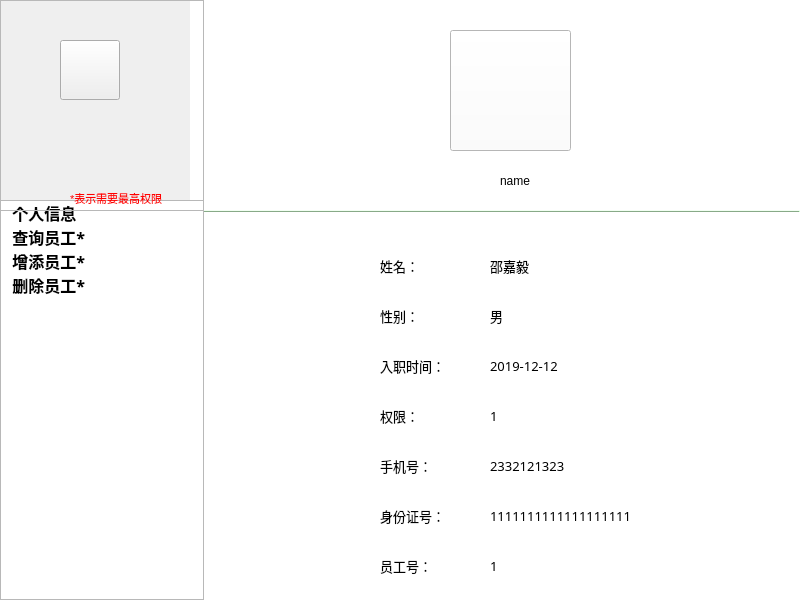
<?xml version="1.0" encoding="UTF-8"?>
<ui version="4.0">
 <class>MainWindow</class>
 <widget class="QMainWindow" name="MainWindow">
  <property name="geometry">
   <rect>
    <x>0</x>
    <y>0</y>
    <width>800</width>
    <height>600</height>
   </rect>
  </property>
  <property name="windowTitle">
   <string>MainWindow</string>
  </property>
  <property name="styleSheet">
   <string notr="true">QListWidget, QListView, QTreeWidget, QTreeView,QFrame {
    outline: 0px;
}
/*设置左侧选项的最小最大宽度,文字颜色和背景颜色*/
QListWidget {
    min-width: 200px;
    max-width: 200px;
    color: white;
	background-color:#2f4050
}
#head
{
background:white;
border-radius:30px;
}
#head_2
{
background:#CCFFCC;
border:1px solid;
border-color:#CCFFCC;
border-radius:60px;
}
#Search
{
border-radius:5px;
background:#293846;
border:0.5px solid;
border-color:white;

}
QListWidget::item
{
height:60;
background-color:#293846;
}
#frame
{
background-color:#2f4050

}
/*被选中时的背景颜色和左边框颜色*/
QListWidget::item:selected {
    background: rgb(52, 52, 52);
    border-left: 2px solid rgb(9, 187, 7);
}
/*鼠标悬停颜色*/
HistoryPanel::item:hover {
    background: rgb(52, 52, 52);
}
/*右侧的层叠窗口的背景颜色*/
QStackedWidget {
    background: white;
}
/*模拟的页面*/
#frame &gt; QLabel
{
color:white;
}
#frame_2
{
background-color:#CCFFCC;
}
#page_2 &gt; QLineEdit,QDateEdit
{
border-radius:5px;
background:#FFFFFF;
border:1px solid;
border-color:#6699CC;
}
#page_4 &gt; QLineEdit
{
border-radius:5px;
background:#FFFFFF;
border:1px solid;
border-color:#6699CC;
}
QLineEdit
{
border-radius:5px;
background:#FFFFFF;
border:1px solid;
border-color:#6699CC;
}


</string>
  </property>
  <widget class="QWidget" name="centralwidget">
   <widget class="QStackedWidget" name="stackedWidget">
    <property name="geometry">
     <rect>
      <x>190</x>
      <y>0</y>
      <width>611</width>
      <height>601</height>
     </rect>
    </property>
    <property name="styleSheet">
     <string notr="true">background-color:#FFFFFF
</string>
    </property>
    <property name="currentIndex">
     <number>0</number>
    </property>
    <widget class="QWidget" name="page">
     <widget class="QFrame" name="split">
      <property name="geometry">
       <rect>
        <x>10</x>
        <y>210</y>
        <width>600</width>
        <height>2</height>
       </rect>
      </property>
      <property name="styleSheet">
       <string notr="true">color:#CCFFCC;
border-color:#CCFFCC;
background-color:#CCFFCC</string>
      </property>
      <property name="frameShape">
       <enum>QFrame::HLine</enum>
      </property>
      <property name="frameShadow">
       <enum>QFrame::Raised</enum>
      </property>
     </widget>
     <widget class="QToolButton" name="head_2">
      <property name="geometry">
       <rect>
        <x>260</x>
        <y>30</y>
        <width>121</width>
        <height>121</height>
       </rect>
      </property>
      <property name="text">
       <string/>
      </property>
      <property name="icon">
       <iconset>
        <normaloff>../../../pictures/staff3.png</normaloff>../../../pictures/staff3.png</iconset>
      </property>
      <property name="iconSize">
       <size>
        <width>100</width>
        <height>100</height>
       </size>
      </property>
     </widget>
     <widget class="QLabel" name="label">
      <property name="geometry">
       <rect>
        <x>190</x>
        <y>240</y>
        <width>61</width>
        <height>51</height>
       </rect>
      </property>
      <property name="font">
       <font>
        <family>幼圆</family>
        <pointsize>10</pointsize>
       </font>
      </property>
      <property name="styleSheet">
       <string notr="true">background: transparent;
</string>
      </property>
      <property name="text">
       <string>姓名：</string>
      </property>
     </widget>
     <widget class="QLabel" name="label_3">
      <property name="geometry">
       <rect>
        <x>190</x>
        <y>290</y>
        <width>51</width>
        <height>51</height>
       </rect>
      </property>
      <property name="font">
       <font>
        <family>幼圆</family>
        <pointsize>10</pointsize>
       </font>
      </property>
      <property name="styleSheet">
       <string notr="true">background: transparent;
</string>
      </property>
      <property name="text">
       <string>性别：</string>
      </property>
     </widget>
     <widget class="QLabel" name="label_4">
      <property name="geometry">
       <rect>
        <x>190</x>
        <y>340</y>
        <width>71</width>
        <height>51</height>
       </rect>
      </property>
      <property name="font">
       <font>
        <family>幼圆</family>
        <pointsize>10</pointsize>
       </font>
      </property>
      <property name="styleSheet">
       <string notr="true">background: transparent;
</string>
      </property>
      <property name="text">
       <string>入职时间：</string>
      </property>
     </widget>
     <widget class="QLabel" name="label_5">
      <property name="geometry">
       <rect>
        <x>190</x>
        <y>390</y>
        <width>61</width>
        <height>51</height>
       </rect>
      </property>
      <property name="font">
       <font>
        <family>幼圆</family>
        <pointsize>10</pointsize>
       </font>
      </property>
      <property name="styleSheet">
       <string notr="true">background: transparent;
</string>
      </property>
      <property name="text">
       <string>权限：</string>
      </property>
     </widget>
     <widget class="QLabel" name="label_6">
      <property name="geometry">
       <rect>
        <x>190</x>
        <y>440</y>
        <width>71</width>
        <height>51</height>
       </rect>
      </property>
      <property name="font">
       <font>
        <family>幼圆</family>
        <pointsize>10</pointsize>
       </font>
      </property>
      <property name="styleSheet">
       <string notr="true">background: transparent;
</string>
      </property>
      <property name="text">
       <string>手机号：</string>
      </property>
     </widget>
     <widget class="QLabel" name="label_7">
      <property name="geometry">
       <rect>
        <x>190</x>
        <y>490</y>
        <width>81</width>
        <height>51</height>
       </rect>
      </property>
      <property name="font">
       <font>
        <family>幼圆</family>
        <pointsize>10</pointsize>
       </font>
      </property>
      <property name="styleSheet">
       <string notr="true">background: transparent;
</string>
      </property>
      <property name="text">
       <string>身份证号：</string>
      </property>
     </widget>
     <widget class="QLabel" name="sname">
      <property name="geometry">
       <rect>
        <x>300</x>
        <y>250</y>
        <width>131</width>
        <height>31</height>
       </rect>
      </property>
      <property name="font">
       <font>
        <family>幼圆</family>
        <pointsize>10</pointsize>
       </font>
      </property>
      <property name="styleSheet">
       <string notr="true">background: transparent;
</string>
      </property>
      <property name="text">
       <string>邵嘉毅</string>
      </property>
     </widget>
     <widget class="QLabel" name="ssex">
      <property name="geometry">
       <rect>
        <x>300</x>
        <y>300</y>
        <width>81</width>
        <height>31</height>
       </rect>
      </property>
      <property name="font">
       <font>
        <family>幼圆</family>
        <pointsize>10</pointsize>
       </font>
      </property>
      <property name="styleSheet">
       <string notr="true">background: transparent;
</string>
      </property>
      <property name="text">
       <string>男</string>
      </property>
     </widget>
     <widget class="QLabel" name="stime">
      <property name="geometry">
       <rect>
        <x>300</x>
        <y>350</y>
        <width>91</width>
        <height>31</height>
       </rect>
      </property>
      <property name="font">
       <font>
        <family>幼圆</family>
        <pointsize>10</pointsize>
       </font>
      </property>
      <property name="styleSheet">
       <string notr="true">background: transparent;
</string>
      </property>
      <property name="text">
       <string>2019-12-12</string>
      </property>
     </widget>
     <widget class="QLabel" name="srole">
      <property name="geometry">
       <rect>
        <x>300</x>
        <y>400</y>
        <width>81</width>
        <height>31</height>
       </rect>
      </property>
      <property name="font">
       <font>
        <family>幼圆</family>
        <pointsize>10</pointsize>
       </font>
      </property>
      <property name="styleSheet">
       <string notr="true">background: transparent;
</string>
      </property>
      <property name="text">
       <string>1</string>
      </property>
     </widget>
     <widget class="QLabel" name="sphone">
      <property name="geometry">
       <rect>
        <x>300</x>
        <y>450</y>
        <width>141</width>
        <height>31</height>
       </rect>
      </property>
      <property name="font">
       <font>
        <family>幼圆</family>
        <pointsize>10</pointsize>
       </font>
      </property>
      <property name="styleSheet">
       <string notr="true">background: transparent;
</string>
      </property>
      <property name="text">
       <string>2332121323</string>
      </property>
     </widget>
     <widget class="QLabel" name="sidcard">
      <property name="geometry">
       <rect>
        <x>300</x>
        <y>500</y>
        <width>181</width>
        <height>31</height>
       </rect>
      </property>
      <property name="font">
       <font>
        <family>幼圆</family>
        <pointsize>10</pointsize>
       </font>
      </property>
      <property name="styleSheet">
       <string notr="true">background: transparent;
</string>
      </property>
      <property name="text">
       <string>1111111111111111111</string>
      </property>
     </widget>
     <widget class="QLabel" name="label_8">
      <property name="geometry">
       <rect>
        <x>190</x>
        <y>540</y>
        <width>81</width>
        <height>51</height>
       </rect>
      </property>
      <property name="font">
       <font>
        <family>幼圆</family>
        <pointsize>10</pointsize>
       </font>
      </property>
      <property name="styleSheet">
       <string notr="true">background: transparent;
</string>
      </property>
      <property name="text">
       <string>员工号：</string>
      </property>
     </widget>
     <widget class="QLabel" name="sidcard_2">
      <property name="geometry">
       <rect>
        <x>300</x>
        <y>550</y>
        <width>181</width>
        <height>31</height>
       </rect>
      </property>
      <property name="font">
       <font>
        <family>幼圆</family>
        <pointsize>10</pointsize>
       </font>
      </property>
      <property name="styleSheet">
       <string notr="true">background: transparent;
</string>
      </property>
      <property name="text">
       <string>1</string>
      </property>
     </widget>
     <widget class="QLabel" name="label_22">
      <property name="geometry">
       <rect>
        <x>10</x>
        <y>-20</y>
        <width>611</width>
        <height>621</height>
       </rect>
      </property>
      <property name="text">
       <string/>
      </property>
      <property name="pixmap">
       <pixmap resource="C:/Users/Lenovo/Desktop/pic.qrc">:/pictures/D:/pictures/anotherbg.png</pixmap>
      </property>
      <property name="scaledContents">
       <bool>true</bool>
      </property>
     </widget>
     <widget class="QLabel" name="label_27">
      <property name="geometry">
       <rect>
        <x>310</x>
        <y>170</y>
        <width>61</width>
        <height>21</height>
       </rect>
      </property>
      <property name="styleSheet">
       <string notr="true">background: transparent;
</string>
      </property>
      <property name="text">
       <string>name</string>
      </property>
     </widget>
     <zorder>label_22</zorder>
     <zorder>split</zorder>
     <zorder>head_2</zorder>
     <zorder>label</zorder>
     <zorder>label_3</zorder>
     <zorder>label_4</zorder>
     <zorder>label_5</zorder>
     <zorder>label_6</zorder>
     <zorder>label_7</zorder>
     <zorder>sname</zorder>
     <zorder>ssex</zorder>
     <zorder>stime</zorder>
     <zorder>srole</zorder>
     <zorder>sphone</zorder>
     <zorder>sidcard</zorder>
     <zorder>label_8</zorder>
     <zorder>sidcard_2</zorder>
     <zorder>label_27</zorder>
    </widget>
    <widget class="QWidget" name="page_3">
     <widget class="QTableWidget" name="searchTable">
      <property name="geometry">
       <rect>
        <x>0</x>
        <y>240</y>
        <width>611</width>
        <height>361</height>
       </rect>
      </property>
      <property name="styleSheet">
       <string notr="true"/>
      </property>
      <column>
       <property name="text">
        <string>员工编号</string>
       </property>
      </column>
      <column>
       <property name="text">
        <string>姓名</string>
       </property>
      </column>
      <column>
       <property name="text">
        <string>性别</string>
       </property>
      </column>
      <column>
       <property name="text">
        <string>登记入职时间</string>
       </property>
      </column>
      <column>
       <property name="text">
        <string>账户名</string>
       </property>
      </column>
      <column>
       <property name="text">
        <string>密码</string>
       </property>
      </column>
      <column>
       <property name="text">
        <string>权限</string>
       </property>
      </column>
      <column>
       <property name="text">
        <string>身份证号</string>
       </property>
      </column>
      <column>
       <property name="text">
        <string>手机号</string>
       </property>
      </column>
     </widget>
     <widget class="QFrame" name="frame_2">
      <property name="geometry">
       <rect>
        <x>10</x>
        <y>30</y>
        <width>611</width>
        <height>211</height>
       </rect>
      </property>
      <property name="styleSheet">
       <string notr="true">background-color:rgb(255, 249, 246)</string>
      </property>
      <property name="frameShape">
       <enum>QFrame::StyledPanel</enum>
      </property>
      <property name="frameShadow">
       <enum>QFrame::Raised</enum>
      </property>
      <widget class="QLineEdit" name="searchName">
       <property name="geometry">
        <rect>
         <x>40</x>
         <y>30</y>
         <width>181</width>
         <height>41</height>
        </rect>
       </property>
       <property name="styleSheet">
        <string notr="true">border-radius:10px;
background:#FFFFFF;
border:1px solid;
border-color:#CCCCFF;
</string>
       </property>
       <property name="placeholderText">
        <string>搜索员工姓名</string>
       </property>
      </widget>
      <widget class="QToolButton" name="searchNB">
       <property name="geometry">
        <rect>
         <x>250</x>
         <y>60</y>
         <width>31</width>
         <height>51</height>
        </rect>
       </property>
       <property name="styleSheet">
        <string notr="true">background-color:rgb(255, 249, 246);
border:0px;

border-radius:5px</string>
       </property>
       <property name="text">
        <string/>
       </property>
       <property name="icon">
        <iconset>
         <normaloff>../../../pictures/search.png</normaloff>../../../pictures/search.png</iconset>
       </property>
       <property name="iconSize">
        <size>
         <width>22</width>
         <height>22</height>
        </size>
       </property>
       <property name="toolButtonStyle">
        <enum>Qt::ToolButtonTextBesideIcon</enum>
       </property>
      </widget>
      <widget class="QLabel" name="label_74">
       <property name="geometry">
        <rect>
         <x>310</x>
         <y>149</y>
         <width>101</width>
         <height>40</height>
        </rect>
       </property>
       <property name="styleSheet">
        <string notr="true">font: 9pt &quot;FontAwesome&quot;;</string>
       </property>
       <property name="text">
        <string>选中部分修改为：</string>
       </property>
      </widget>
      <widget class="QLineEdit" name="modifyvalue">
       <property name="geometry">
        <rect>
         <x>420</x>
         <y>160</y>
         <width>111</width>
         <height>21</height>
        </rect>
       </property>
       <property name="styleSheet">
        <string notr="true">border-radius:5px</string>
       </property>
       <property name="text">
        <string/>
       </property>
       <property name="placeholderText">
        <string>修改值</string>
       </property>
      </widget>
      <widget class="QPushButton" name="commitTableModify">
       <property name="geometry">
        <rect>
         <x>60</x>
         <y>150</y>
         <width>121</width>
         <height>31</height>
        </rect>
       </property>
       <property name="styleSheet">
        <string notr="true">#commitTableModify{background:rgb(85, 170, 255);
border-radius:8px}
#commitTableModify:hover
{
background:#CCFF99
}</string>
       </property>
       <property name="text">
        <string>确认修改</string>
       </property>
      </widget>
      <widget class="QLabel" name="label_78">
       <property name="geometry">
        <rect>
         <x>340</x>
         <y>120</y>
         <width>231</width>
         <height>21</height>
        </rect>
       </property>
       <property name="font">
        <font>
         <pointsize>8</pointsize>
        </font>
       </property>
       <property name="text">
        <string>*选中表格内可以进行修改和删除操作</string>
       </property>
      </widget>
      <widget class="QPushButton" name="commitTableDel">
       <property name="geometry">
        <rect>
         <x>60</x>
         <y>100</y>
         <width>121</width>
         <height>31</height>
        </rect>
       </property>
       <property name="styleSheet">
        <string notr="true">#commitTableDel{background:rgb(85, 170, 255);
border-radius:8px}
#commitTableDel:hover
{
background:#CCFF99
}</string>
       </property>
       <property name="text">
        <string>确认删除</string>
       </property>
      </widget>
     </widget>
     <widget class="QFrame" name="split_3">
      <property name="geometry">
       <rect>
        <x>10</x>
        <y>30</y>
        <width>600</width>
        <height>2</height>
       </rect>
      </property>
      <property name="styleSheet">
       <string notr="true">color:#CCFFCC;
border-color:#CCFFCC;
background-color:#CCFFCC</string>
      </property>
      <property name="frameShape">
       <enum>QFrame::HLine</enum>
      </property>
      <property name="frameShadow">
       <enum>QFrame::Raised</enum>
      </property>
     </widget>
     <widget class="QToolButton" name="toolButton_2">
      <property name="geometry">
       <rect>
        <x>20</x>
        <y>0</y>
        <width>101</width>
        <height>31</height>
       </rect>
      </property>
      <property name="font">
       <font>
        <family>FontAwesome</family>
        <pointsize>10</pointsize>
        <weight>75</weight>
        <bold>true</bold>
       </font>
      </property>
      <property name="styleSheet">
       <string notr="true">border:none</string>
      </property>
      <property name="text">
       <string>查询员工</string>
      </property>
      <property name="icon">
       <iconset>
        <normaloff>../../../pictures/search1.png</normaloff>../../../pictures/search1.png</iconset>
      </property>
      <property name="toolButtonStyle">
       <enum>Qt::ToolButtonTextBesideIcon</enum>
      </property>
     </widget>
     <widget class="Line" name="line">
      <property name="geometry">
       <rect>
        <x>10</x>
        <y>230</y>
        <width>601</width>
        <height>16</height>
       </rect>
      </property>
      <property name="orientation">
       <enum>Qt::Horizontal</enum>
      </property>
     </widget>
    </widget>
    <widget class="QWidget" name="page_2">
     <widget class="QLabel" name="label_9">
      <property name="geometry">
       <rect>
        <x>100</x>
        <y>60</y>
        <width>101</width>
        <height>40</height>
       </rect>
      </property>
      <property name="styleSheet">
       <string notr="true">font: 9pt &quot;FontAwesome&quot;;
background: transparent;
</string>
      </property>
      <property name="text">
       <string>员工编号：</string>
      </property>
     </widget>
     <widget class="QFrame" name="split_2">
      <property name="geometry">
       <rect>
        <x>10</x>
        <y>30</y>
        <width>600</width>
        <height>2</height>
       </rect>
      </property>
      <property name="styleSheet">
       <string notr="true">color:#CCFFCC;
border-color:#CCFFCC;
background-color:#CCFFCC</string>
      </property>
      <property name="frameShape">
       <enum>QFrame::HLine</enum>
      </property>
      <property name="frameShadow">
       <enum>QFrame::Raised</enum>
      </property>
     </widget>
     <widget class="QLabel" name="label_10">
      <property name="geometry">
       <rect>
        <x>100</x>
        <y>260</y>
        <width>101</width>
        <height>41</height>
       </rect>
      </property>
      <property name="styleSheet">
       <string notr="true">font: 9pt &quot;FontAwesome&quot;;background: transparent;
</string>
      </property>
      <property name="text">
       <string>账户名：</string>
      </property>
     </widget>
     <widget class="QLabel" name="label_11">
      <property name="geometry">
       <rect>
        <x>100</x>
        <y>110</y>
        <width>101</width>
        <height>41</height>
       </rect>
      </property>
      <property name="styleSheet">
       <string notr="true">font: 9pt &quot;FontAwesome&quot;;
background: transparent;
</string>
      </property>
      <property name="text">
       <string>员工姓名：</string>
      </property>
     </widget>
     <widget class="QLabel" name="label_12">
      <property name="geometry">
       <rect>
        <x>100</x>
        <y>310</y>
        <width>101</width>
        <height>41</height>
       </rect>
      </property>
      <property name="styleSheet">
       <string notr="true">font: 9pt &quot;FontAwesome&quot;;background: transparent;
</string>
      </property>
      <property name="text">
       <string>密码:</string>
      </property>
     </widget>
     <widget class="QLabel" name="label_13">
      <property name="geometry">
       <rect>
        <x>100</x>
        <y>160</y>
        <width>101</width>
        <height>41</height>
       </rect>
      </property>
      <property name="styleSheet">
       <string notr="true">font: 9pt &quot;FontAwesome&quot;;background: transparent;
</string>
      </property>
      <property name="text">
       <string>员工性别：</string>
      </property>
     </widget>
     <widget class="QLabel" name="label_14">
      <property name="geometry">
       <rect>
        <x>100</x>
        <y>360</y>
        <width>101</width>
        <height>41</height>
       </rect>
      </property>
      <property name="styleSheet">
       <string notr="true">font: 9pt &quot;FontAwesome&quot;;background: transparent;
</string>
      </property>
      <property name="text">
       <string>权限：</string>
      </property>
     </widget>
     <widget class="QLabel" name="label_15">
      <property name="geometry">
       <rect>
        <x>100</x>
        <y>210</y>
        <width>101</width>
        <height>41</height>
       </rect>
      </property>
      <property name="styleSheet">
       <string notr="true">font: 9pt &quot;FontAwesome&quot;;background: transparent;
</string>
      </property>
      <property name="text">
       <string>登记入职时间：</string>
      </property>
     </widget>
     <widget class="QLabel" name="label_16">
      <property name="geometry">
       <rect>
        <x>100</x>
        <y>410</y>
        <width>101</width>
        <height>41</height>
       </rect>
      </property>
      <property name="styleSheet">
       <string notr="true">font: 9pt &quot;FontAwesome&quot;;background: transparent;
</string>
      </property>
      <property name="text">
       <string>身份证：</string>
      </property>
     </widget>
     <widget class="QLabel" name="label_17">
      <property name="geometry">
       <rect>
        <x>100</x>
        <y>460</y>
        <width>101</width>
        <height>41</height>
       </rect>
      </property>
      <property name="styleSheet">
       <string notr="true">font: 9pt &quot;FontAwesome&quot;;background: transparent;
</string>
      </property>
      <property name="text">
       <string>手机号：</string>
      </property>
     </widget>
     <widget class="QLineEdit" name="inputsid">
      <property name="geometry">
       <rect>
        <x>220</x>
        <y>70</y>
        <width>221</width>
        <height>21</height>
       </rect>
      </property>
      <property name="placeholderText">
       <string>编号</string>
      </property>
     </widget>
     <widget class="QLineEdit" name="inputname">
      <property name="geometry">
       <rect>
        <x>220</x>
        <y>120</y>
        <width>221</width>
        <height>21</height>
       </rect>
      </property>
      <property name="placeholderText">
       <string>姓名</string>
      </property>
     </widget>
     <widget class="QLineEdit" name="inputuser">
      <property name="geometry">
       <rect>
        <x>220</x>
        <y>270</y>
        <width>221</width>
        <height>21</height>
       </rect>
      </property>
      <property name="placeholderText">
       <string>账号名</string>
      </property>
     </widget>
     <widget class="QLineEdit" name="inputpwd">
      <property name="geometry">
       <rect>
        <x>220</x>
        <y>320</y>
        <width>221</width>
        <height>21</height>
       </rect>
      </property>
      <property name="placeholderText">
       <string>密码</string>
      </property>
     </widget>
     <widget class="QLineEdit" name="inputrole">
      <property name="geometry">
       <rect>
        <x>220</x>
        <y>370</y>
        <width>221</width>
        <height>21</height>
       </rect>
      </property>
      <property name="placeholderText">
       <string>权限</string>
      </property>
     </widget>
     <widget class="QLineEdit" name="inputidcard">
      <property name="geometry">
       <rect>
        <x>220</x>
        <y>420</y>
        <width>221</width>
        <height>21</height>
       </rect>
      </property>
      <property name="placeholderText">
       <string>身份证</string>
      </property>
     </widget>
     <widget class="QLineEdit" name="inputphone">
      <property name="geometry">
       <rect>
        <x>220</x>
        <y>470</y>
        <width>221</width>
        <height>21</height>
       </rect>
      </property>
      <property name="placeholderText">
       <string>手机号</string>
      </property>
     </widget>
     <widget class="QToolButton" name="toolButton_3">
      <property name="geometry">
       <rect>
        <x>20</x>
        <y>0</y>
        <width>111</width>
        <height>31</height>
       </rect>
      </property>
      <property name="font">
       <font>
        <family>FontAwesome</family>
        <pointsize>10</pointsize>
        <weight>75</weight>
        <bold>true</bold>
       </font>
      </property>
      <property name="styleSheet">
       <string notr="true">border:none
</string>
      </property>
      <property name="text">
       <string>增添员工</string>
      </property>
      <property name="icon">
       <iconset>
        <normaloff>../../../pictures/insert.png</normaloff>../../../pictures/insert.png</iconset>
      </property>
      <property name="toolButtonStyle">
       <enum>Qt::ToolButtonTextBesideIcon</enum>
      </property>
     </widget>
     <widget class="QPushButton" name="commitAdd">
      <property name="geometry">
       <rect>
        <x>200</x>
        <y>530</y>
        <width>211</width>
        <height>31</height>
       </rect>
      </property>
      <property name="styleSheet">
       <string notr="true">#commitAdd{background:rgb(85, 170, 255);
border-radius:8px}
#commitAdd:hover
{
background:#CCFF99
}</string>
      </property>
      <property name="text">
       <string>确认录入</string>
      </property>
     </widget>
     <widget class="QDateEdit" name="inputdate">
      <property name="geometry">
       <rect>
        <x>220</x>
        <y>220</y>
        <width>221</width>
        <height>22</height>
       </rect>
      </property>
      <property name="dateTime">
       <datetime>
        <hour>0</hour>
        <minute>0</minute>
        <second>0</second>
        <year>2020</year>
        <month>1</month>
        <day>1</day>
       </datetime>
      </property>
     </widget>
     <widget class="QRadioButton" name="inputfemale">
      <property name="geometry">
       <rect>
        <x>320</x>
        <y>170</y>
        <width>115</width>
        <height>19</height>
       </rect>
      </property>
      <property name="styleSheet">
       <string notr="true">background: transparent;
</string>
      </property>
      <property name="text">
       <string>女</string>
      </property>
     </widget>
     <widget class="QRadioButton" name="inputmale">
      <property name="geometry">
       <rect>
        <x>220</x>
        <y>170</y>
        <width>81</width>
        <height>19</height>
       </rect>
      </property>
      <property name="styleSheet">
       <string notr="true">background: transparent;
</string>
      </property>
      <property name="text">
       <string>男</string>
      </property>
     </widget>
     <widget class="QLabel" name="label_23">
      <property name="geometry">
       <rect>
        <x>13</x>
        <y>1</y>
        <width>601</width>
        <height>601</height>
       </rect>
      </property>
      <property name="text">
       <string/>
      </property>
      <property name="pixmap">
       <pixmap resource="C:/Users/Lenovo/Desktop/pic.qrc">:/pictures/D:/pictures/anotherbg.png</pixmap>
      </property>
      <property name="scaledContents">
       <bool>true</bool>
      </property>
     </widget>
     <zorder>label_23</zorder>
     <zorder>label_9</zorder>
     <zorder>split_2</zorder>
     <zorder>label_10</zorder>
     <zorder>label_11</zorder>
     <zorder>label_12</zorder>
     <zorder>label_13</zorder>
     <zorder>label_14</zorder>
     <zorder>label_15</zorder>
     <zorder>label_16</zorder>
     <zorder>label_17</zorder>
     <zorder>inputsid</zorder>
     <zorder>inputname</zorder>
     <zorder>inputuser</zorder>
     <zorder>inputpwd</zorder>
     <zorder>inputrole</zorder>
     <zorder>inputidcard</zorder>
     <zorder>inputphone</zorder>
     <zorder>toolButton_3</zorder>
     <zorder>commitAdd</zorder>
     <zorder>inputdate</zorder>
     <zorder>inputfemale</zorder>
     <zorder>inputmale</zorder>
    </widget>
    <widget class="QWidget" name="page_4">
     <widget class="QFrame" name="split_4">
      <property name="geometry">
       <rect>
        <x>10</x>
        <y>30</y>
        <width>600</width>
        <height>2</height>
       </rect>
      </property>
      <property name="styleSheet">
       <string notr="true">color:#CCFFCC;
border-color:#CCFFCC;
background-color:#CCFFCC</string>
      </property>
      <property name="frameShape">
       <enum>QFrame::HLine</enum>
      </property>
      <property name="frameShadow">
       <enum>QFrame::Raised</enum>
      </property>
     </widget>
     <widget class="QToolButton" name="toolButton_4">
      <property name="geometry">
       <rect>
        <x>20</x>
        <y>0</y>
        <width>111</width>
        <height>31</height>
       </rect>
      </property>
      <property name="font">
       <font>
        <family>FontAwesome</family>
        <pointsize>10</pointsize>
        <weight>75</weight>
        <bold>true</bold>
       </font>
      </property>
      <property name="styleSheet">
       <string notr="true">border:none
</string>
      </property>
      <property name="text">
       <string>删除员工</string>
      </property>
      <property name="icon">
       <iconset>
        <normaloff>../../../pictures/delete.png</normaloff>../../../pictures/delete.png</iconset>
      </property>
      <property name="toolButtonStyle">
       <enum>Qt::ToolButtonTextBesideIcon</enum>
      </property>
     </widget>
     <widget class="QTableWidget" name="deleteTable">
      <property name="geometry">
       <rect>
        <x>10</x>
        <y>260</y>
        <width>601</width>
        <height>341</height>
       </rect>
      </property>
      <property name="styleSheet">
       <string notr="true"/>
      </property>
      <column>
       <property name="text">
        <string>员工编号</string>
       </property>
      </column>
      <column>
       <property name="text">
        <string>姓名</string>
       </property>
      </column>
      <column>
       <property name="text">
        <string>性别</string>
       </property>
      </column>
      <column>
       <property name="text">
        <string>登记入职时间</string>
       </property>
      </column>
      <column>
       <property name="text">
        <string>账户名</string>
       </property>
      </column>
      <column>
       <property name="text">
        <string>密码</string>
       </property>
      </column>
      <column>
       <property name="text">
        <string>权限</string>
       </property>
      </column>
      <column>
       <property name="text">
        <string>身份证号</string>
       </property>
      </column>
      <column>
       <property name="text">
        <string>手机号</string>
       </property>
      </column>
     </widget>
     <widget class="QLineEdit" name="desid">
      <property name="geometry">
       <rect>
        <x>250</x>
        <y>90</y>
        <width>221</width>
        <height>21</height>
       </rect>
      </property>
      <property name="placeholderText">
       <string>编号</string>
      </property>
     </widget>
     <widget class="QLabel" name="label_18">
      <property name="geometry">
       <rect>
        <x>150</x>
        <y>80</y>
        <width>91</width>
        <height>40</height>
       </rect>
      </property>
      <property name="styleSheet">
       <string notr="true">font: 9pt &quot;FontAwesome&quot;;background: transparent;
</string>
      </property>
      <property name="text">
       <string>员工编号：</string>
      </property>
     </widget>
     <widget class="QLineEdit" name="dename">
      <property name="geometry">
       <rect>
        <x>250</x>
        <y>130</y>
        <width>221</width>
        <height>21</height>
       </rect>
      </property>
      <property name="placeholderText">
       <string>姓名</string>
      </property>
     </widget>
     <widget class="QLabel" name="label_19">
      <property name="geometry">
       <rect>
        <x>150</x>
        <y>120</y>
        <width>91</width>
        <height>41</height>
       </rect>
      </property>
      <property name="styleSheet">
       <string notr="true">font: 9pt &quot;FontAwesome&quot;;background: transparent;
</string>
      </property>
      <property name="text">
       <string>员工姓名：</string>
      </property>
     </widget>
     <widget class="QLineEdit" name="deidcard">
      <property name="geometry">
       <rect>
        <x>250</x>
        <y>170</y>
        <width>221</width>
        <height>21</height>
       </rect>
      </property>
      <property name="placeholderText">
       <string>身份证</string>
      </property>
     </widget>
     <widget class="QLabel" name="label_20">
      <property name="geometry">
       <rect>
        <x>150</x>
        <y>160</y>
        <width>81</width>
        <height>41</height>
       </rect>
      </property>
      <property name="styleSheet">
       <string notr="true">font: 9pt &quot;FontAwesome&quot;;background: transparent;
</string>
      </property>
      <property name="text">
       <string>身份证：</string>
      </property>
     </widget>
     <widget class="QPushButton" name="commitDe">
      <property name="geometry">
       <rect>
        <x>240</x>
        <y>210</y>
        <width>93</width>
        <height>28</height>
       </rect>
      </property>
      <property name="styleSheet">
       <string notr="true">#commitDe{background:rgb(85, 170, 255);
border-radius:8px}
#commitDe:hover
{
background:#CCFF99
}</string>
      </property>
      <property name="text">
       <string>确认删除</string>
      </property>
     </widget>
     <widget class="QLabel" name="label_21">
      <property name="geometry">
       <rect>
        <x>210</x>
        <y>35</y>
        <width>211</width>
        <height>31</height>
       </rect>
      </property>
      <property name="font">
       <font>
        <family>FontAwesome</family>
        <pointsize>12</pointsize>
        <weight>50</weight>
        <bold>false</bold>
       </font>
      </property>
      <property name="styleSheet">
       <string notr="true">background: transparent;
</string>
      </property>
      <property name="text">
       <string>选择要删除的员工:</string>
      </property>
     </widget>
     <widget class="QLabel" name="label_24">
      <property name="geometry">
       <rect>
        <x>13</x>
        <y>1</y>
        <width>211</width>
        <height>261</height>
       </rect>
      </property>
      <property name="text">
       <string/>
      </property>
      <property name="pixmap">
       <pixmap>references/pictures/anotherbg.png</pixmap>
      </property>
      <property name="scaledContents">
       <bool>true</bool>
      </property>
     </widget>
     <widget class="QLabel" name="label_25">
      <property name="geometry">
       <rect>
        <x>220</x>
        <y>0</y>
        <width>211</width>
        <height>261</height>
       </rect>
      </property>
      <property name="text">
       <string/>
      </property>
      <property name="pixmap">
       <pixmap>references/pictures/anotherbg.png</pixmap>
      </property>
      <property name="scaledContents">
       <bool>true</bool>
      </property>
     </widget>
     <widget class="QLabel" name="label_26">
      <property name="geometry">
       <rect>
        <x>420</x>
        <y>0</y>
        <width>211</width>
        <height>261</height>
       </rect>
      </property>
      <property name="text">
       <string/>
      </property>
      <property name="pixmap">
       <pixmap>references/pictures/anotherbg.png</pixmap>
      </property>
      <property name="scaledContents">
       <bool>true</bool>
      </property>
     </widget>
     <zorder>label_26</zorder>
     <zorder>label_25</zorder>
     <zorder>label_24</zorder>
     <zorder>split_4</zorder>
     <zorder>toolButton_4</zorder>
     <zorder>deleteTable</zorder>
     <zorder>desid</zorder>
     <zorder>label_18</zorder>
     <zorder>dename</zorder>
     <zorder>label_19</zorder>
     <zorder>deidcard</zorder>
     <zorder>label_20</zorder>
     <zorder>commitDe</zorder>
     <zorder>label_21</zorder>
    </widget>
   </widget>
   <widget class="QListWidget" name="listWidget">
    <property name="geometry">
     <rect>
      <x>0</x>
      <y>200</y>
      <width>204</width>
      <height>400</height>
     </rect>
    </property>
    <property name="itemAlignment">
     <set>Qt::AlignCenter</set>
    </property>
    <item>
     <property name="text">
      <string>  个人信息</string>
     </property>
     <property name="font">
      <font>
       <family>FontAwesome</family>
       <pointsize>12</pointsize>
       <weight>75</weight>
       <bold>true</bold>
      </font>
     </property>
     <property name="icon">
      <iconset>
       <normaloff>../../../pictures/staff5.png</normaloff>../../../pictures/staff5.png</iconset>
     </property>
    </item>
    <item>
     <property name="text">
      <string>  查询员工*</string>
     </property>
     <property name="font">
      <font>
       <family>FontAwesome</family>
       <pointsize>12</pointsize>
       <weight>75</weight>
       <bold>true</bold>
      </font>
     </property>
     <property name="icon">
      <iconset>
       <normaloff>../../../pictures/staff2.png</normaloff>../../../pictures/staff2.png</iconset>
     </property>
    </item>
    <item>
     <property name="text">
      <string>  增添员工*</string>
     </property>
     <property name="font">
      <font>
       <family>FontAwesome</family>
       <pointsize>12</pointsize>
       <weight>75</weight>
       <bold>true</bold>
      </font>
     </property>
     <property name="icon">
      <iconset>
       <normaloff>../../../pictures/staff4.png</normaloff>../../../pictures/staff4.png</iconset>
     </property>
    </item>
    <item>
     <property name="text">
      <string>  删除员工*</string>
     </property>
     <property name="font">
      <font>
       <family>FontAwesome</family>
       <pointsize>12</pointsize>
       <weight>75</weight>
       <bold>true</bold>
      </font>
     </property>
     <property name="icon">
      <iconset>
       <normaloff>../../../pictures/staff5.png</normaloff>../../../pictures/staff5.png</iconset>
     </property>
    </item>
   </widget>
   <widget class="QFrame" name="frame">
    <property name="geometry">
     <rect>
      <x>0</x>
      <y>0</y>
      <width>204</width>
      <height>211</height>
     </rect>
    </property>
    <property name="frameShape">
     <enum>QFrame::StyledPanel</enum>
    </property>
    <property name="frameShadow">
     <enum>QFrame::Raised</enum>
    </property>
    <widget class="QToolButton" name="head">
     <property name="geometry">
      <rect>
       <x>60</x>
       <y>40</y>
       <width>60</width>
       <height>60</height>
      </rect>
     </property>
     <property name="text">
      <string/>
     </property>
     <property name="icon">
      <iconset>
       <normaloff>../../../pictures/staff3.png</normaloff>../../../pictures/staff3.png</iconset>
     </property>
     <property name="iconSize">
      <size>
       <width>60</width>
       <height>60</height>
      </size>
     </property>
    </widget>
    <widget class="QLabel" name="welcome">
     <property name="geometry">
      <rect>
       <x>30</x>
       <y>110</y>
       <width>110</width>
       <height>20</height>
      </rect>
     </property>
     <property name="text">
      <string/>
     </property>
     <property name="alignment">
      <set>Qt::AlignCenter</set>
     </property>
    </widget>
    <widget class="QLabel" name="label_2">
     <property name="geometry">
      <rect>
       <x>70</x>
       <y>190</y>
       <width>121</width>
       <height>16</height>
      </rect>
     </property>
     <property name="font">
      <font>
       <pointsize>8</pointsize>
      </font>
     </property>
     <property name="styleSheet">
      <string notr="true">color: rgb(255, 0, 0);</string>
     </property>
     <property name="text">
      <string>*表示需要最高权限</string>
     </property>
    </widget>
    <widget class="QLabel" name="role">
     <property name="geometry">
      <rect>
       <x>30</x>
       <y>140</y>
       <width>110</width>
       <height>15</height>
      </rect>
     </property>
     <property name="font">
      <font>
       <pointsize>7</pointsize>
      </font>
     </property>
     <property name="text">
      <string/>
     </property>
     <property name="alignment">
      <set>Qt::AlignCenter</set>
     </property>
    </widget>
   </widget>
  </widget>
 </widget>
 <resources>
  <include location="C:/Users/Lenovo/Desktop/pic.qrc"/>
 </resources>
 <connections/>
</ui>
